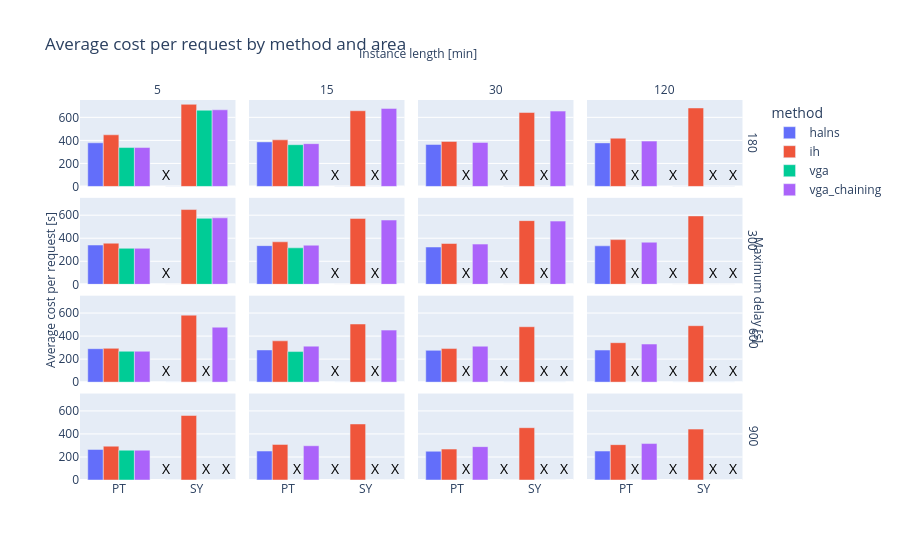

Notebook cell for this chart:
### Code cell
fig = px.bar(
    df_complete,
    x='area_short',
    y='cost_per_request',
    color='method',
    barmode='group',
    title='Average cost per request by method and area',
    facet_col='duration_minutes',
    facet_row='max_delay'
)

# Drop duplicates for spacing reference
unique_areas = df_complete['area_short'].unique()

# Add X annotations for missing method/area combos
for _, row in df_complete[df_complete['is_missing']].iterrows():
    axis_ref = vals_to_axis[(row['duration_minutes'], row['max_delay'])]

    xref = f'x{axis_ref}' if axis_ref > 1 else 'x'
    yref = f'y{axis_ref}' if axis_ref > 1 else 'y'

    offset = method_offsets[row['method']] * 0.4  # tweak this for spacing
    fig.add_annotation(
        x=row['area_short'],
        y=0,
        text="X",
        xanchor='center',
        yanchor='bottom',
        showarrow=False,
        font=dict(color='black', size=14),
        xref=xref,
        yref=yref,
        xshift=offset * 50  # pixel offset for visual spacing
    )

# Shared axes titles
fig.for_each_yaxis(lambda y: y.update(title=''))  # Remove titles
fig.add_annotation(
    x=-0.06, y=0.5, text="Average cost per request [s]", textangle=-90,
    xref="paper", yref="paper", showarrow=False
)
fig.for_each_xaxis(lambda x: x.update(title=''))  # Remove titles
fig.add_annotation(
    x=0.5, y=1.15, text="Instance length [min]", xref="paper", yref="paper", showarrow=False
)  # Add shared title
fig.add_annotation(
    x=1.02, y=0.5, text="Maximum delay [s]", xref="paper", yref="paper", showarrow=False, textangle=90
)  # Add shared facet row title

fig.for_each_annotation(lambda a: a.update(text=a.text.split("=")[-1]))

fig.show()
